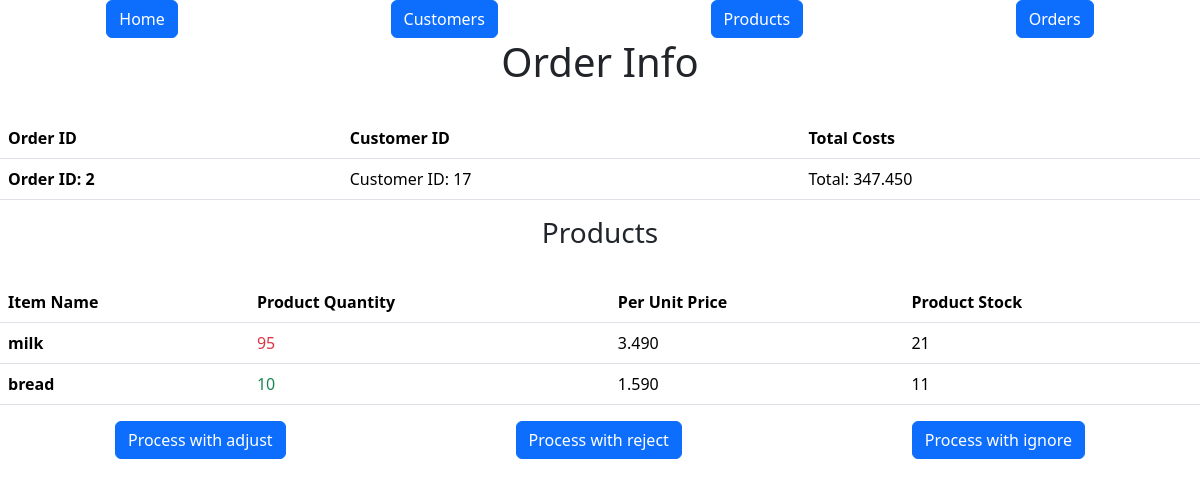
/orders/2, run on the app's committed database.
### models.py (models this page shows, shortened)
class Order(db.Model):
    id = mapped_column(Integer, primary_key=True)
    customer_id = mapped_column(Integer, ForeignKey(Customer.id), nullable=False)
    total = mapped_column(DECIMAL(10, 3), default=0)
    customer = relationship("Customer", back_populates="orders")
    items = relationship("ProductOrder", cascade="all, delete-orphan")
    created_at = mapped_column(DateTime, default=func.now())
    processed = mapped_column(DateTime, default=None, nullable=True)
    def total(self):
        total = 0
        for item in self.items:
            total += item.product.price * item.quantity
        math.floor(total)
        return total

class Products(db.Model):
    id = mapped_column(Integer, primary_key=True)
    name = mapped_column(String(200), nullable=False)
    price = mapped_column(DECIMAL(10, 3), nullable=False)
    available = mapped_column(Integer, default=0)
    orders = relationship("ProductOrder")

class ProductOrder(db.Model):
    id = mapped_column(Integer, primary_key=True)
    order_id = mapped_column(Integer, ForeignKey(Order.id), nullable=False)
    product_id = mapped_column(Integer, ForeignKey(Products.id), nullable=False)
    quantity = mapped_column(Integer, nullable=False)
    product = relationship("Products", back_populates="orders")
    order = relationship("Order", back_populates="items")

### routes/html_bp.py (the view)
@htmls_bp.route("/orders/<int:id>", methods=["GET"])
def orders_info(id):
    order = db.get_or_404(Order, id)
    return render_template("order.html", order=order)

### templates/order.html (shortened to what this page needs)
{%extends "base.html"%} {%block content%}
<h1 class="d-flex justify-content-center">Order Info</h1>
<br />
<table class="table table-hover">
<thead>
  <tr>
    <th scope="col">Order ID</th>
    <th scope="col">Customer ID</th>
    <th scope="col">Total Costs</th>
  </tr>
</thead>
<tbody>
<tbody>
  <tr>
  <th scope="row">Order ID: {{order.id}}</th>
  <td>Customer ID: {{order.customer_id}}</td>
  <td>Total: {{order.total()}}</td>
</tr>
</tbody>
</table>
  <h3 class="d-flex justify-content-center">Products</h3>
  <br />
  <table class="table table-hover">
    <thead>
      <tr>
        <th scope="col">Item Name</th>
        <th scope="col">Product Quantity</th>
        <th scope="col">Per Unit Price</th>
        <th scope="col">Product Stock</th>
      </tr>
    </thead>
    <tbody>
      {% for item in order.items %}
      <tr>
        <th scope="row">{{item.product.name}}</th>
        {% if item.quantity > item.product.available %}
        <td class="text-danger">{{item.quantity}}</td>
        {% else %}
        <td class="text-success">{{item.quantity}}</td>
        {% endif %}
        <td>{{item.product.price}}</td>
        <td>{{item.product.available}}</td>
      </tr>
      {% endfor %}
    </tbody>
  </table>
<div class="d-flex justify-content-around">
  <form
    method="POST"
    action="{{url_for('api_orders.process_order', id=order.id)}}"
  >
    <button
      type="submit"
      class="btn btn-primary"
      name="strategy"
      value="adjust"
    >
      Process with adjust
    </button>
  </form>
  <form
    method="POST"
    action="{{url_for('api_orders.process_order', id=order.id)}}"
  >
    <button
      type="submit"
      class="btn btn-primary"
      value="reject"
      name="strategy"
    >
      Process with reject
    </button>
  </form>
  <form
    method="POST"
    action="{{url_for('api_orders.process_order', id=order.id)}}"
  >
    <button
      type="submit"
      class="btn btn-primary"
      name="strategy"
      value="ignore"
    >
      Process with ignore
    </button>
  </form>
  {%endblock%}

### data on the page
Order: id "2", customer_id "17"
Products: total "347.450"
ProductOrder: product.name "milk", quantity "95", product.price "3.490", product.available "21"
ProductOrder: product.name "bread", quantity "10", product.price "1.590", product.available "11"
